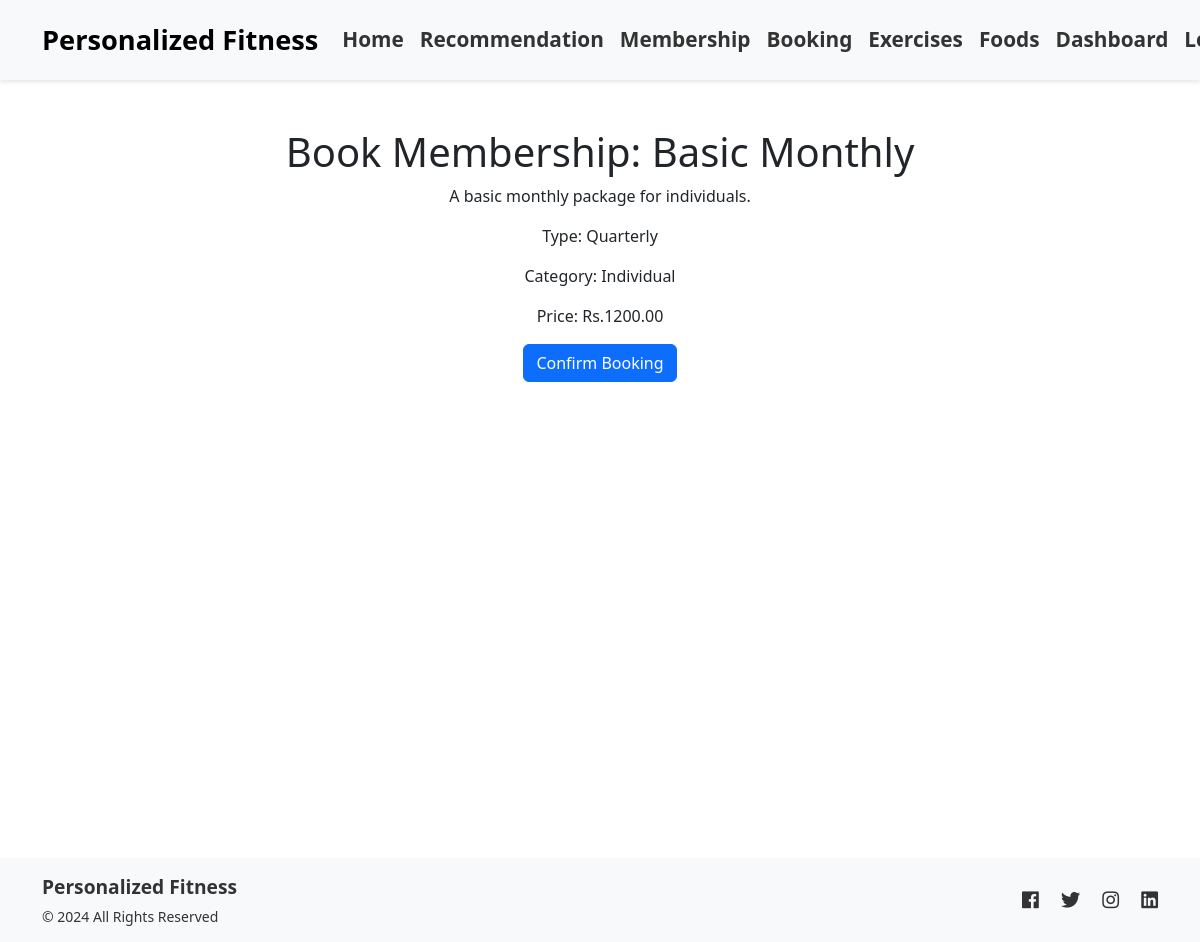
Screenshot of /membership/book-membership/1/ (signed in) with the database file from the repository.
### membership/models.py (models this page shows, shortened)
class Package(models.Model):
    PACKAGE_CHOICES = [
        ('Monthly', 'Monthly'),
        ('Quarterly', 'Quarterly'),
        ('Semi-Annually', 'Semi-Annually'),
        ('Annually', 'Annually'),
    ]
    CATEGORY_CHOICES = [
        ('Individual', 'Individual'),
        ('Student', 'Student'),
        ('Couple', 'Couple'),
        ('Family', 'Family'),
    ]
    name = models.CharField(max_length=50, unique=True)
    description = models.TextField(blank=True, null=True)
    package_type = models.CharField(max_length=20, choices=PACKAGE_CHOICES)
    category = models.CharField(max_length=20, choices=CATEGORY_CHOICES, default='Individual')
    price = models.DecimalField(max_digits=10, decimal_places=2)
    is_active = models.BooleanField(default=True)
    created_at = models.DateTimeField(auto_now_add=True)
    updated_at = models.DateTimeField(auto_now=True)

### membership/views.py (the view, shortened to what this page needs)
# urls.py: path('book-membership/<int:package_id>/', views.book_membership, name='book_membership'),
@login_required(login_url='login')
def book_membership(request, package_id):
    package = get_object_or_404(Package, id=package_id, is_active=True)
    existing_booking = Booking.objects.filter(user=request.user, membership_package=package, status='Pending').first()
    if existing_booking:
        messages.warning(request, f"You already have a pending booking for the '{package.name}' package.")
        return redirect('packages')
    return render(request, 'bookings/book_membership.html', {'package': package})

### membership/templates/bookings/book_membership.html (shortened to what this page needs)
{% extends 'main.html' %}
{% block content %}
<div class="conatiner py-5 text-center">
    <h1>Book Membership: {{ package.name }}</h1>
    <p>{{ package.description }}</p>
    <p>Type: {{ package.package_type }}</p>
    <p>Category: {{ package.category }}</p>
    <p>Price: Rs.{{ package.price }}</p>
    <form method="post">
        <button type="submit" class="btn btn-primary">Confirm Booking</button>
    </form>
</div>
{% endblock %}

### rows the page displays
Package: name "Basic Monthly", description "A basic monthly package for individuals.", package_type "Quarterly", category "Individual", price "1200.00"
